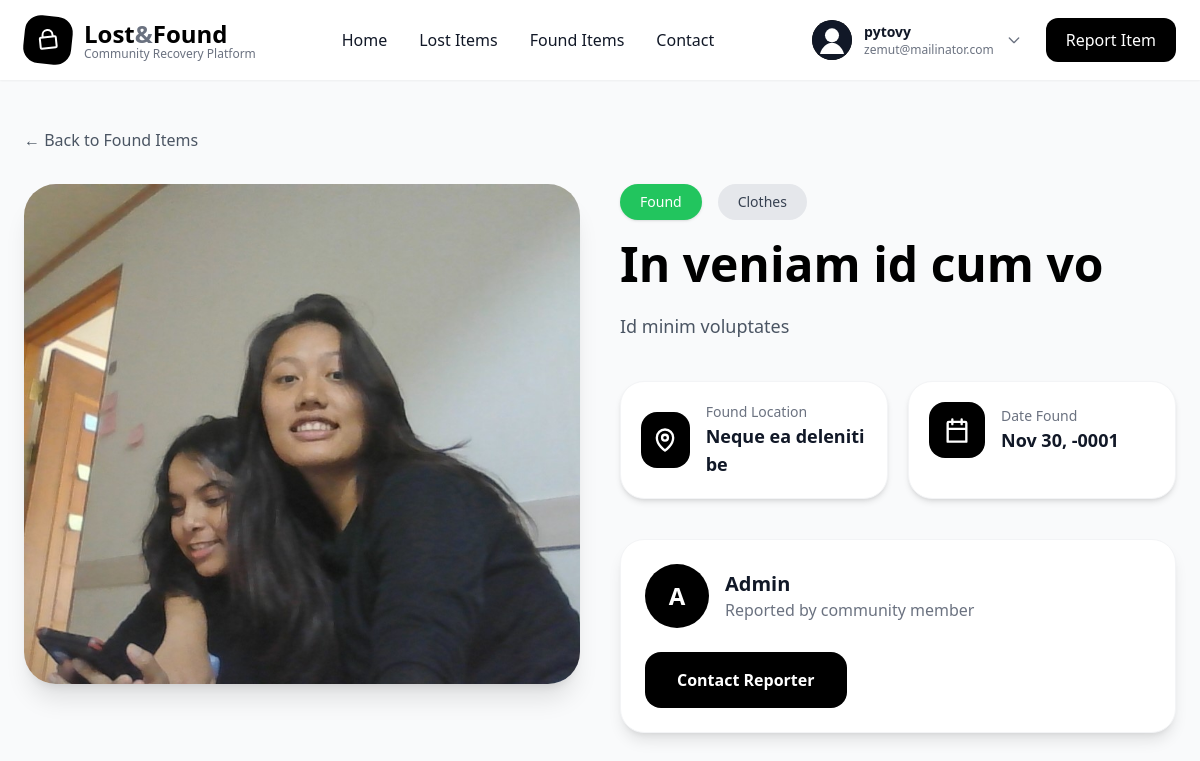
The app's page /single.php?id=1 (signed in) with its own data.
### tables this page shows
CREATE TABLE `reports` (
  `id` int(11) NOT NULL,
  `user_id` int(11) NOT NULL,
  `category_id` int(11) NOT NULL,
  `report_type` enum('lost','found') NOT NULL,
  `status` enum('pending','approved','rejected') DEFAULT 'pending',
  `title` varchar(255) NOT NULL,
  `description` text NOT NULL,
  `lost_found_date` date NOT NULL,
  `location` varchar(255) DEFAULT NULL,
  `image` varchar(255) DEFAULT NULL,
  `contact` varchar(255) DEFAULT NULL,
  `created_at` timestamp NOT NULL DEFAULT current_timestamp()
);

CREATE TABLE `category` (
  `id` int(11) NOT NULL,
  `categoryName` varchar(60) NOT NULL
);

CREATE TABLE `users` (
  `id` int(11) NOT NULL,
  `username` varchar(50) NOT NULL,
  `email` varchar(100) NOT NULL,
  `password` varchar(255) NOT NULL,
  `profile_image` varchar(255) DEFAULT 'default.png',
  `isAdmin` tinyint(1) NOT NULL DEFAULT 0,
  `isActive` tinyint(1) NOT NULL DEFAULT 1,
  `created_at` timestamp NOT NULL DEFAULT current_timestamp(),
  `updated_at` timestamp NOT NULL DEFAULT current_timestamp() ON UPDATE current_timestamp()
);

### includes/functions.php (called while the page is built, shortened)
<?php
function reportImageSrc(?string $image): string
{
    $image = trim((string)$image);
    if ($image !== '') {
        $fileName = basename($image);
        $filePath = __DIR__ . '/../uploads/' . $fileName;
        if (is_file($filePath)) {
            return 'uploads/' . rawurlencode($fileName);
        }
    }
    return 'assets/img/no-image.svg';
}
?>

### single.php (the view, shortened to what this page needs)
<?php
require_once "includes/db_connection.php";
require_once "includes/functions.php";
$id = (int)($_GET['id'] ?? 0);
$stmt = $pdo->prepare("
    SELECT
        reports.*,
        category.categoryName,
        users.username,
        users.email
    FROM reports
    LEFT JOIN category
    ON reports.category_id = category.id
    LEFT JOIN users
    ON reports.user_id = users.id
    WHERE reports.id = ?
    LIMIT 1
");
$stmt->execute([$id]);
$item = $stmt->fetch();
$backUrl = $item['report_type'] === 'lost' ? 'lost_page.php' : 'found.php';
$backLabel = $item['report_type'] === 'lost' ? 'Lost' : 'Found';
$typeClass = $item['report_type'] === 'lost' ? 'bg-red-500' : 'bg-green-500';
$dateLabel = $item['report_type'] === 'lost' ? 'Date Lost' : 'Date Found';
$locationLabel = $item['report_type'] === 'lost' ? 'Lost Location' : 'Found Location';
require_once "includes/header.php";
?>
<section class="min-h-screen bg-gray-50 py-12">
    <div class="max-w-7xl mx-auto px-4 sm:px-6">
        <a
            href="<?= $backUrl ?>"
            class="inline-flex items-center gap-2 text-gray-600 hover:text-black transition mb-8">
            &larr; Back to <?= $backLabel ?> Items
        </a>
        <div class="grid lg:grid-cols-2 gap-10">
            <div class="space-y-5">
                <div class="bg-white rounded-[32px] overflow-hidden shadow-xl">
                    <img
                        src="<?= htmlspecialchars(reportImageSrc($item['image'])) ?>"
                        alt="<?= htmlspecialchars($item['title']) ?>"
                        class="w-full h-[500px] object-cover">
                </div>
            </div>
            <div>
                <div class="flex flex-wrap items-center gap-4 mb-5">
                    <span class="<?= $typeClass ?> text-white px-5 py-2 rounded-full text-sm font-medium shadow">
                        <?= htmlspecialchars(ucfirst($item['report_type'])) ?>
                    </span>
                    <span class="bg-gray-200 text-gray-700 px-5 py-2 rounded-full text-sm">
                        <?= htmlspecialchars(ucfirst($item['categoryName'] ?? 'Uncategorized')) ?>
                    </span>
                </div>
                <h1 class="text-4xl sm:text-5xl font-extrabold text-black leading-tight">
                    <?= htmlspecialchars(ucfirst($item['title'])) ?>
                </h1>
                <p class="text-gray-600 text-lg leading-relaxed mt-6">
                    <?= nl2br(htmlspecialchars(ucfirst($item['description']))) ?>
                </p>
                <div class="grid sm:grid-cols-2 gap-5 mt-10">
                    <div class="bg-white rounded-3xl p-5 shadow-md border border-gray-100">
                        <div class="flex items-center gap-4">
                            <div class="w-14 h-14 rounded-2xl bg-black text-white flex items-center justify-center">
                                <svg xmlns="http://www.w3.org/2000/svg" class="w-7 h-7" fill="none" viewBox="0 0 24 24" stroke="currentColor" stroke-width="2">
                                    <path stroke-linecap="round" stroke-linejoin="round" d="M12 21s7-4.6 7-11a7 7 0 10-14 0c0 6.4 7 11 7 11z" />
                                    <circle cx="12" cy="10" r="2.5" />
                                </svg>
                            </div>
                            <div>
                                <p class="text-gray-500 text-sm">
                                    <?= $locationLabel ?>
                                </p>
                                <h3 class="font-bold text-lg">
                                    <?= htmlspecialchars(ucfirst($item['location'])) ?>
                                </h3>
                            </div>
                        </div>
                    </div>
                    <div class="bg-white rounded-3xl p-5 shadow-md border border-gray-100">
                        <div class="flex items-center gap-4">
                            <div class="w-14 h-14 rounded-2xl bg-black text-white flex items-center justify-center">
                                <svg xmlns="http://www.w3.org/2000/svg" class="w-7 h-7" fill="none" viewBox="0 0 24 24" stroke="currentColor" stroke-width="2">
                                    <path stroke-linecap="round" stroke-linejoin="round" d="M8 7V3m8 4V3M4 11h16M5 5h14a1 1 0 011 1v16H4V6a1 1 0 011-1z" />
                                </svg>
                            </div>
                            <div>
                                <p class="text-gray-500 text-sm">
                                    <?= $dateLabel ?>
                                </p>
                                <h3 class="font-bold text-lg">
                                    <?= htmlspecialchars(date('M d, Y', strtotime($item['lost_found_date']))) ?>
                                </h3>
                            </div>
                        </div>
                    </div>
                </div>
                <div class="bg-white rounded-3xl p-6 shadow-lg border border-gray-100 mt-10">
                    <div class="flex items-center justify-between flex-wrap gap-6">
                        <div class="flex items-center gap-4">
                            <div class="w-16 h-16 rounded-full bg-black text-white flex items-center justify-center text-2xl font-bold uppercase">
                                <?= htmlspecialchars(substr($item['username'] ?? 'U', 0, 1)) ?>
                            </div>
                            <div>
                                <h3 class="text-xl font-bold">
                                    <?= htmlspecialchars(ucfirst($item['username'] ?? 'Unknown user')) ?>
                                </h3>
                                <p class="text-gray-500">
                                    Reported by community member
                                </p>
                            </div>
                        </div>
                        <a
                            href="contact.php"
                            class="bg-black text-white px-8 py-4 rounded-2xl hover:bg-gray-800 transition font-semibold">
                            Contact Reporter
                        </a>
                    </div>
                </div>
            </div>
        </div>
    </div>
</section>
<?php require_once "includes/footer.php"; ?>

### records on screen
reports: report_type "Found", image (picture), category.categoryName "Clothes", title "In veniam id cum vo", description "Id minim voluptates", report_type "Found Location", location "Neque ea deleniti be", report_type "Date Found", lost_found_date "Nov 30, -0001", user.username "A", user.username "Admin"

### other values on screen
$user['username'] "pytovy"
$user['email'] "zemut@mailinator.com"
